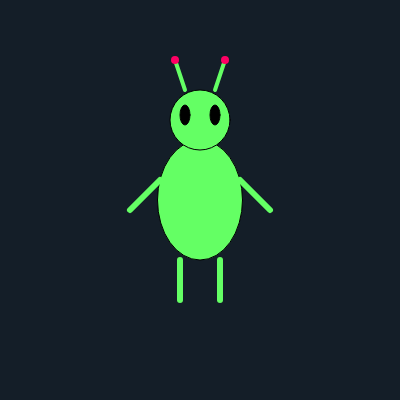
Frame 1 (no input)
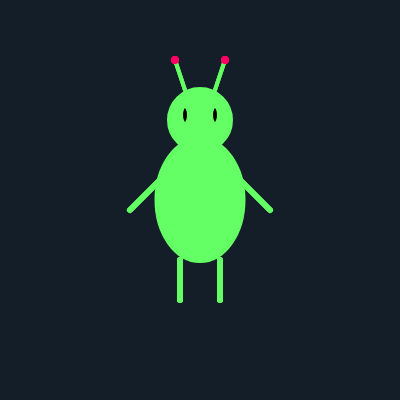
Frame 2 (the mouse pressed at the canvas centre, redrawn once)

The p5.js sketch that drew these frames (run headless with seeded random() and noise() and a simulated clock; the mouse was pressed at the canvas centre and the sketch redrawn once):

// p5.js sketch
// ── sketch.js
function setup() {
  createCanvas(400, 400);
  background(20, 30, 40);
}

function draw() {
  drawAlien(width / 2, height / 2);
  noLoop(); // Only draw once
}

function drawAlien(x, y) {
  // Body
  fill(100, 255, 100);
  ellipse(x, y, 85, 120);
  
  // Head
  ellipse(x, y - 80, 60, 60);
  
  // Eyes
  fill(0);
  ellipse(x - 15, y - 85, 10, 20);
  ellipse(x + 15, y - 85, 10, 20);
  
  // Antennas
  stroke(100, 255, 100);
  strokeWeight(4);
  line(x - 15, y - 110, x - 25, y - 140);
  line(x + 15, y - 110, x + 25, y - 140);
  
  // Antenna tips
  noStroke();
  fill(255, 0, 100);
  ellipse(x - 25, y - 140, 8, 8);
  ellipse(x + 25, y - 140, 8, 8);
  
   // Arms
  stroke(100, 255, 100);
  strokeWeight(6);
  line(x - 40, y - 20, x - 70, y + 10); // Left arm
  line(x + 40, y - 20, x + 70, y + 10); // Right arm

  // Legs
  line(x - 20, y + 60, x - 20, y + 100); // Left leg
  line(x + 20, y + 60, x + 20, y + 100); // Right leg
}
